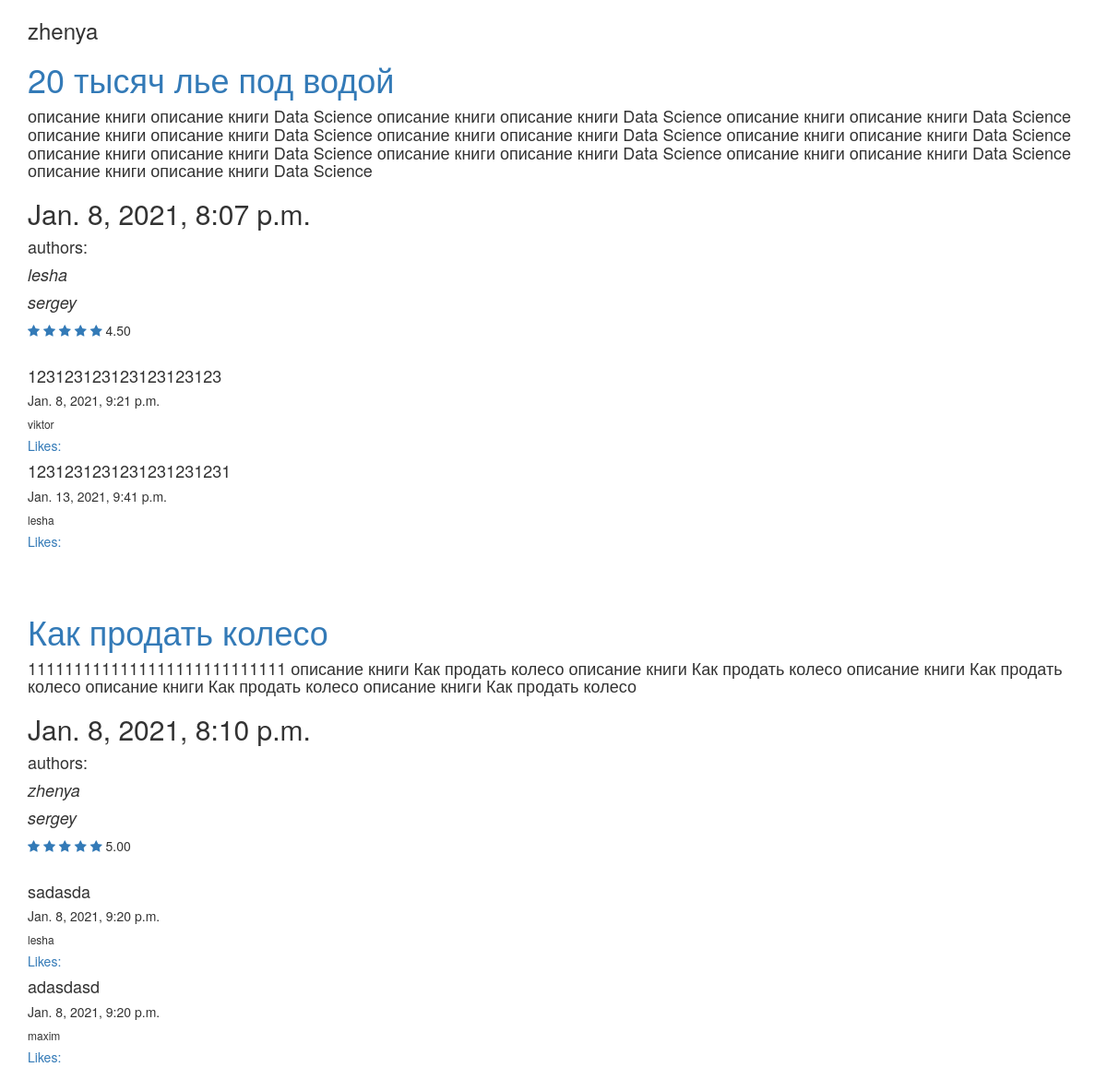
/shop/genres_page/Adventure/ (signed in), run on the app's committed database.
### manager/models.py (models this page shows, shortened)
class Book(models.Model):
    title = models.CharField(max_length=250)
    date = models.DateTimeField(verbose_name='date-time', auto_now=False, null=True)
    authors = models.ManyToManyField(User, related_name='books')
    description = models.TextField(verbose_name='описание', null=True)
    likes = models.PositiveIntegerField(default=0)
    genres = models.CharField(max_length=50, verbose_name='жанр', null=True)
    rate = models.DecimalField(max_digits=3, decimal_places=2, default=0.0)
    users_counted_stars = models.PositiveIntegerField(default=0, verbose_name='counted_stars')
    count_users = models.PositiveIntegerField(default=0, verbose_name='counted_users')
    slug = models.SlugField(null=True, unique=True)

class Comment(models.Model):
    class Meta:
        verbose_name = 'Коммментарий'
        verbose_name_plural = 'Комментарии'
    comment = models.TextField(verbose_name='comment')
    date = models.DateTimeField(auto_now=True)
    author = models.ForeignKey(User, on_delete=models.CASCADE, related_name='author_comment')
    book = models.ForeignKey(Book, on_delete=models.CASCADE, related_name='comments')
    users_like = models.ManyToManyField(
        User,
        through='manager.LikeCommentUser',
        related_name='liked_comment'
    )
    tmp_book = models.ForeignKey("TMPBook", on_delete=models.CASCADE, related_name='tmp_comment', null= True)

### manager/views.py (the view)
# urls.py: path('genres_page/<str:genre>/', GenresPage.as_view(), name='genre_page'),
class GenresPage(View):
    def get(self, request, genre):
        books = Book.objects.filter(genres=genre)
        context = {}
        context['books'] = books.prefetch_related('authors')
        context['range'] = range(1, 6)
        return render(request, 'genre_page.html', context)

### manager/templates/genre_page.html (shortened to what this page needs)
<!DOCTYPE html>
<html lang="en">
<head>
    <link rel="stylesheet" href="https://maxcdn.bootstrapcdn.com/bootstrap/3.4.1/css/bootstrap.min.css">
    <link rel="stylesheet" href="https://cdnjs.cloudflare.com/ajax/libs/font-awesome/4.7.0/css/font-awesome.min.css">
</head>
<body>
<div class="container">
<h3>{{ user }}</h3>
{% for b in books %}
    <a href="{% url 'book-detail-page' slug=b.slug %}"><h1>{{ b.title }}</h1></a>
    <h4> {{ b.description}} </h4>
    <h2>{{ b.date }}</h2>
    <h4> authors: </h4>
        {% for i in b.authors.all %}
            <h4><i> {{ i }}</i></h4>
            {% endfor %}
    {% for i in range %}
        {% if b.rate >= i %}
        <a href="{% url 'add_rating' slug=b.slug rate=i %}">
        <span class="fa fa-star checked"></span>
        </a>
        {% else %}
        <a href="{% url 'add_rating' slug=b.slug rate=i  %}">
        <span class="fa fa-star" href="{% url 'add_rating' rate=i slug=b.slug %}"></span>
        </a>
        {% endif %}
    {% endfor %}
     {{ b.rate }}
    <br><br>
    {% for comment in b.comments.all %}
    <h4>{{ comment.comment }}</h4>
    <h5>{{ comment.date }}</h5>
    <h6>{{ comment.author }} </h6>
    <a href="{% url 'comment_like' id=comment.id %}"><h5>Likes: {{ comment.count_like }}</h5></a>
    {% endfor %}
    <br><br>
{% endfor %}
</div>
</body>
</html>

### data on the page
Book: title "20 тысяч лье под водой", description "описание книги описание книги Data Science описание книги описание книги Data Science описание книги описание книги Data Science описание книги описание книги Data Science описание книги описание книги Data Science описание книги описание книги Data Science описание книги описание книги Data Science описание книги описание книги Data Science описание книги описание книги Data Science описание книги описание книги Data Science", date "Jan. 8, 2021, 8:07 p.m.", rate "4.50"
Comment: comment "123123123123123123123", date "Jan. 8, 2021, 9:21 p.m.", author "viktor"
Comment: comment "1231231231231231231231", date "Jan. 13, 2021, 9:41 p.m.", author "lesha"
Book: title "Как продать колесо", description "1111111111111111111111111111 описание книги Как продать колесо описание книги Как продать колесо описание книги Как продать колесо описание книги Как продать колесо описание книги Как продать колесо", date "Jan. 8, 2021, 8:10 p.m.", rate "5.00"
Comment: comment "sadasda", date "Jan. 8, 2021, 9:20 p.m.", author "lesha"
Comment: comment "adasdasd", date "Jan. 8, 2021, 9:20 p.m.", author "maxim"

### other printed values
{{ user }} "zhenya"
{{ i }} "lesha"
{{ i }} "sergey"
{{ i }} "zhenya"
